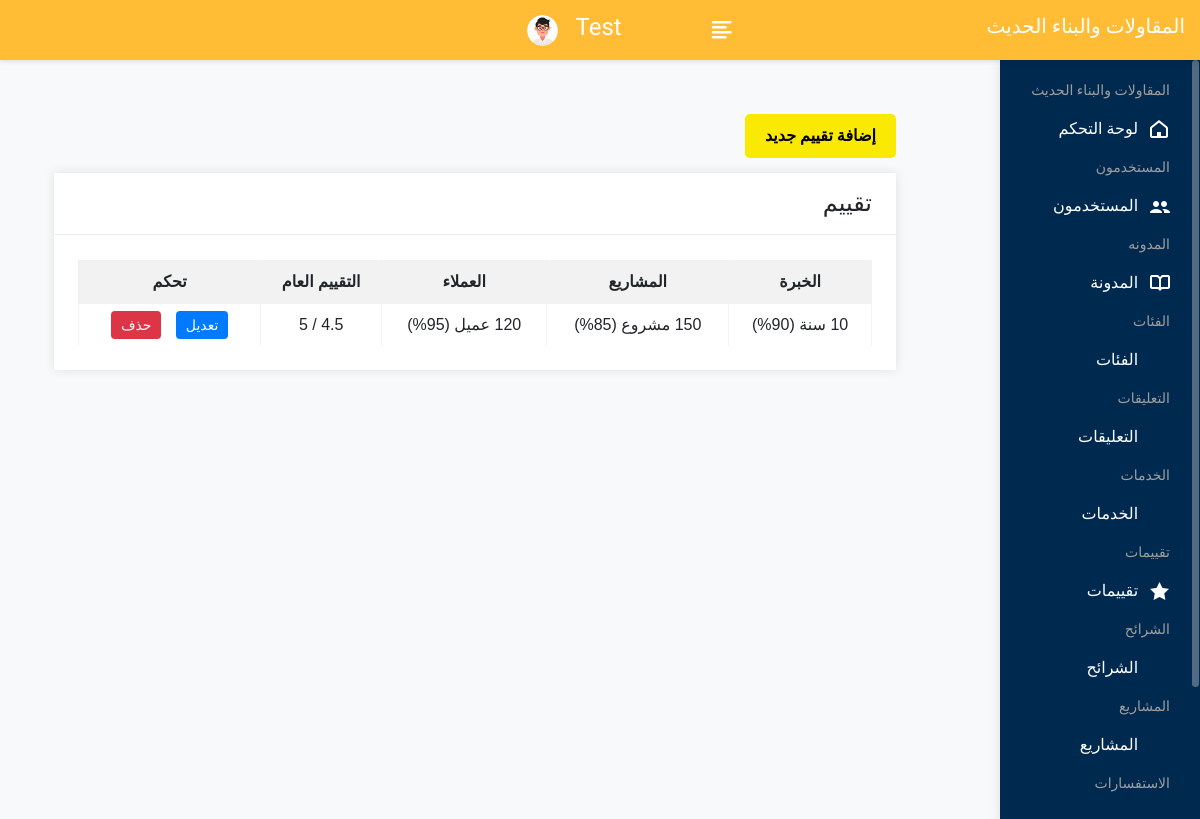
Screenshot of /admin/reviewsindex.php (signed in) with the database file from the repository.
### tables this page shows
CREATE TABLE `reviews` (
  `id` int(11) NOT NULL,
  `experience_years` int(11) DEFAULT NULL,
  `experience_percent` int(11) DEFAULT NULL,
  `projects_count` int(11) DEFAULT NULL,
  `projects_percent` int(11) DEFAULT NULL,
  `clients_count` int(11) DEFAULT NULL,
  `clients_percent` int(11) DEFAULT NULL,
  `overall_rating` float(2,1) DEFAULT NULL
);

### admin/reviewsindex.php (the view, shortened to what this page needs)
<!DOCTYPE html>
<html lang="ar">
<head>
</head>
<body>
      <?php include("header.php"); ?>
     <div class="page-wrapper">
                <div class="content container-fluid">
    <a href="reviewscreate.php"  class="add-button">إضافة تقييم جديد</a>
   <div class="row">
						<div class="col-sm-12">
							<div class="card">
								<div class="card-header">
									<h4 class="card-title">تقييم </h4>
								</div>
								<div class="card-body">
<table class="table table-bordered table-striped text-center" id="basic-datatable">
            <tr>
                <th>الخبرة</th>
                <th>المشاريع</th>
                <th>العملاء</th>
                <th>التقييم العام</th>
                <th>تحكم</th>
            </tr>
            <?php
            $result = $con->query("SELECT * FROM reviews");
            while ($row = $result->fetch_assoc()):
            ?>
            <tr>
                <td><?= $row['experience_years'] ?> سنة (<?= $row['experience_percent'] ?>%)</td>
                <td><?= $row['projects_count'] ?> مشروع (<?= $row['projects_percent'] ?>%)</td>
                <td><?= $row['clients_count'] ?> عميل (<?= $row['clients_percent'] ?>%)</td>
                <td><?= $row['overall_rating'] ?> / 5</td>
                <td class="action-buttons">
                    <a  class="edit-btn" href="reviewsedit.php?id=<?= $row['id'] ?>">تعديل</a>
                    <a class="delete-btn" href="reviewsdelete.php?id=<?= $row['id'] ?>" onclick="return confirm('هل تريد الحذف؟')">حذف</a>
                </td>
            </tr>
            <?php endwhile; ?>
    </table>
                                </div>
                            </div>
                        </div>
   </div>
                </div>
     </div>
 <?php include("footer.php"); ?>

### admin/header.php (style rules this page uses)
body { direction: rtl; text-align: right; }
.page-wrapper { margin-right: 250px; margin-left: 0; }
.add-button { display: inline-block; margin-bottom: 15px; padding: 10px 20px; background-color: #fae903ff; color: #000; text-decoration: none; border-radius: 5px; font-weight: bold; }
table { width: 100%; border-collapse: collapse; direction: rtl; font-family: 'Tahoma', sans-serif; }
th, td { padding: 12px; text-align: center; border: 1px solid #ddd; }
th { background-color: #f8f9fa; font-weight: bold; }
.action-buttons a { margin: 0 5px; padding: 6px 10px; text-decoration: none; border-radius: 4px; font-size: 14px; color: white; }
.edit-btn { background-color: #007bff; }
.delete-btn { background-color: #dc3545; }
a { text-decoration: none; }

### rows the page displays
reviews: experience_percent "90", projects_percent "85", clients_percent "95", overall_rating "4.5"

### other values shown
$_SESSION['auser'] "Test"
